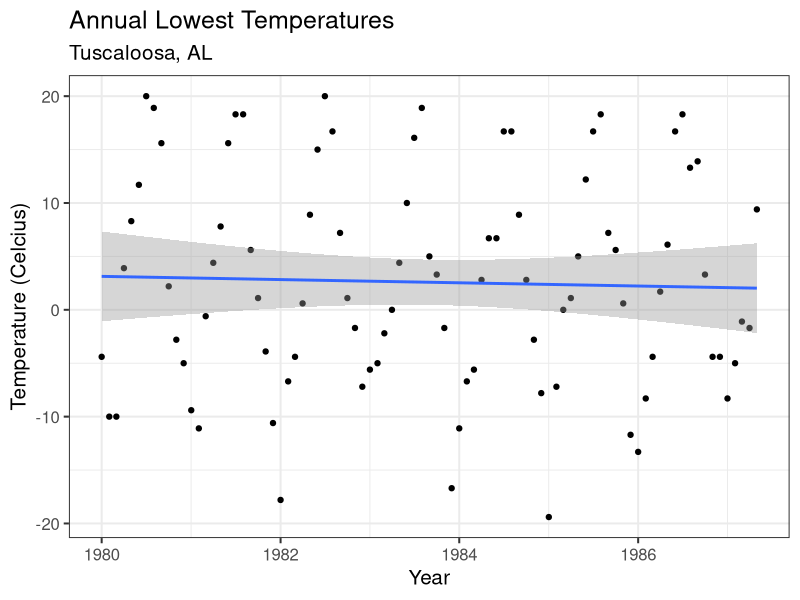
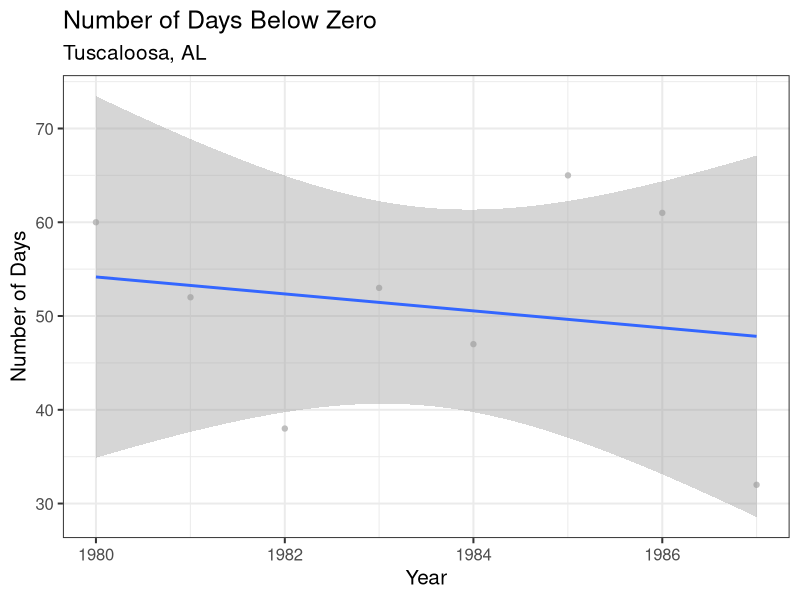
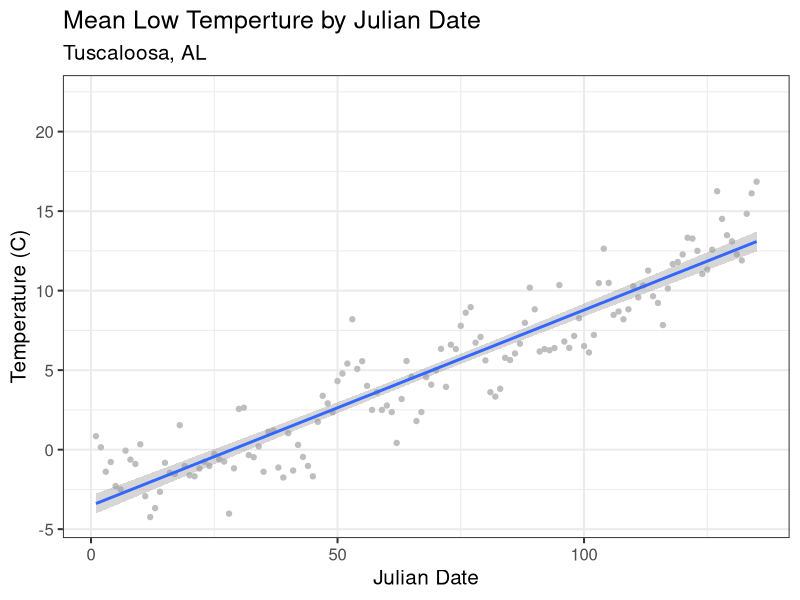
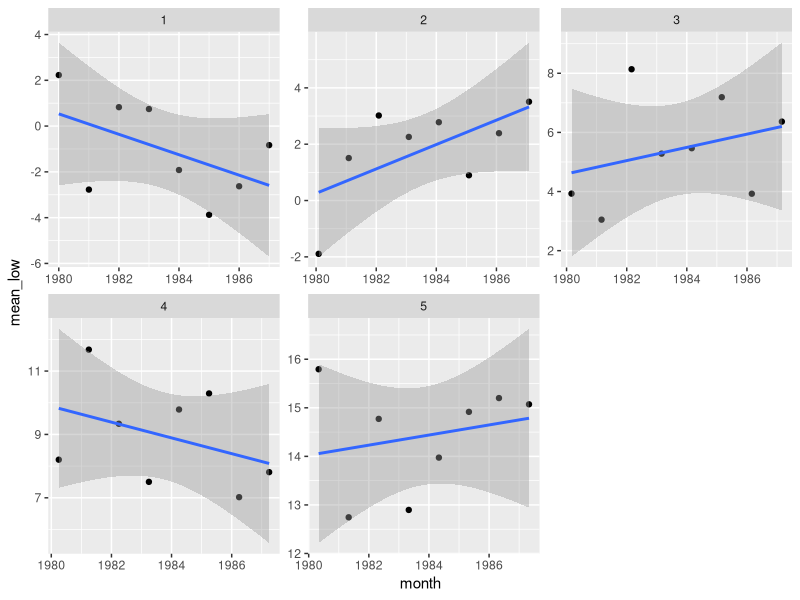
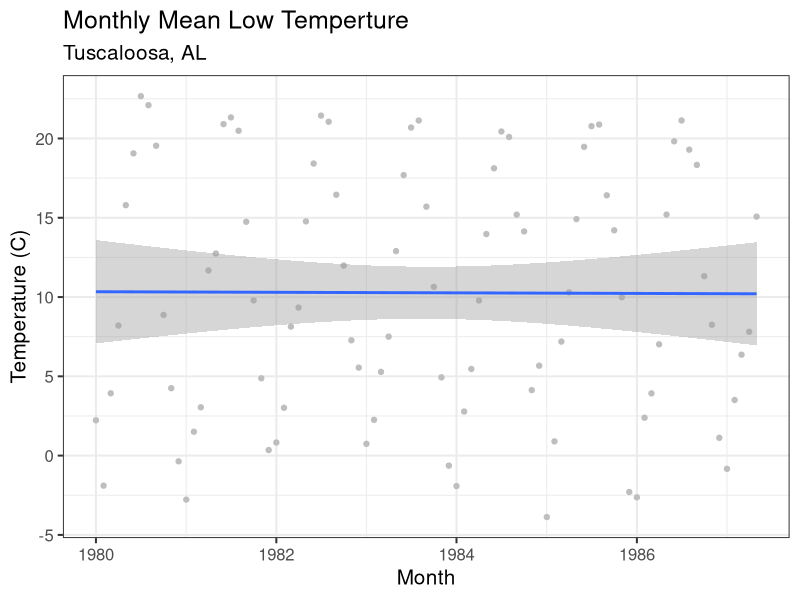

These figures' R source, in order: (Note: this script raises an error after producing the figures.)
## R code to manipulate and plot climate data for my three field sites ##
## Code from Joe Joe Endris ##
#specifically focusing on cold temperatures and last freeze date needed for latitudinal testing of freeze tolerance

library(readr)
library(readxl)
library(dplyr)
library(tidyverse)
library(ggplot2)
library(lubridate)
library(tidyr)

##temp<-read.csv("~/Library/CloudStorage/GoogleDrive-jendris@my.apsu.edu/.shortcut-targets-by-id/1p5eHgH8eX9-QjkyyA3uRz5Lk7ontMZtO/Rehm lab - General/Trees/5- Climate/Climate Data/Alabama.csv")
setwd("~/Library/CloudStorage/GoogleDrive-jendris@my.apsu.edu/.shortcut-targets-by-id/1p5eHgH8eX9-QjkyyA3uRz5Lk7ontMZtO/Rehm lab - General/Trees/5- Climate/")
#read in data
clim<-read_excel("climate.xlsx")
#limit data to that only since 1980
clim<-clim%>%
  filter(year(DATE)>1979)

## create objects from datasets##
AL <- clim%>%filter(STATION=="USC00018385")
TN <- clim%>%filter(STATION=="USC00401790")
IN <- clim%>%filter(STATION=="USC00120784")

##################################
####Alabama segment starts here###
##################################

str(AL)  #view structure of data ##

## create column for julian date##
AL <- mutate(AL, julian_date=format(DATE,"%j"))

#omit NA in temperature recordings 
AL<-AL%>%
  na.omit(TMIN)

#calculate last day below freezing for each year
AL_last <- AL%>%
  filter(TMIN<0)%>%
  filter(julian_date<180)%>%
  group_by(year(DATE))%>%
  filter(row_number()==n())
mean(as.numeric(AL_last$julian_date))

## monthly absolute low temp ##
AL_TMIN <- AL %>%
  group_by(month=lubridate::floor_date(DATE, "month")) %>%
  summarise(temp = min(TMIN))

## create graph for temps by month of year ##
AL_TMIN_plot <-
  ggplot(AL_TMIN, aes(x = month, y = temp)) +
  geom_point(color = "black") +
  geom_smooth(stat="smooth",method="lm")+
  labs(title = "Annual Lowest Temperatures",
       subtitle = "Tuscaloosa, AL",
       y= "Temperature (Celcius)",
       x= "Year") + theme_bw(base_size = 15)

AL_TMIN_plot

#Number of Days Below -2
AL_freeze <- AL %>%
  group_by(year=lubridate::floor_date(DATE, "year")) %>%
  summarise(n=sum(TMIN < 0))

#plot Number of Days Below zero
AL_freeze %>%
  filter(as.integer(year)>1980)%>%
  filter(n>0)%>%
  ggplot(aes(x = year, y = n)) +
  geom_point(color = "grey") +
  geom_smooth(method="lm")+
  labs(title = "Number of Days Below Zero",
       subtitle = "Tuscaloosa, AL",
       y= "Number of Days",
       x= "Year") + theme_bw(base_size = 15)


AL_freeze %>%
  filter(n>0)%>%
  filter(year>1980)

#Calculate mean temperature by Julian date
AL_mean <- AL %>%
  group_by(julian_date) %>%
  summarise(mean_low = mean(TMIN))

AL_mean$julian_date = as.numeric(as.character(AL_mean$julian_date))

#plot mean temperature by julian date
AL_mean_plot <- ggplot(AL_mean, aes(x= julian_date, y=mean_low))+
                         xlim(1,135)+
                         geom_point(color = "grey") +
                         geom_smooth(method="lm")+
                         labs(title = "Mean Low Temperture by Julian Date",
                              subtitle = "Tuscaloosa, AL",
                              y= "Temperature (C)",
                              x= "Julian Date") + theme_bw(base_size = 15)

AL_mean_plot


## plot monthly mean low temps for Jan-May ##

AL_month_mean <- AL %>%
  group_by(month=lubridate::floor_date(DATE, "month")) %>%
  summarise(mean_low = mean(TMIN))

AL_month_mean$month2<-month(AL_month_mean$month)
sub<-AL_month_mean%>%
  filter(month2%in%c(1,2,3,4,5))

ggplot(sub,aes(x=month,y=mean_low))+
  geom_point()+
  facet_wrap(~month2,scales="free")+
  geom_smooth(method="lm")

AL_monthly_mean_plot <- ggplot(AL_month_mean, aes(x= month, y=mean_low))+
  geom_point(color = "grey") +
  geom_smooth(method="lm")+
  labs(title = "Monthly Mean Low Temperture",
       subtitle = "Tuscaloosa, AL",
       y= "Temperature (C)",
       x= "Month") + theme_bw(base_size = 15)

AL_monthly_mean_plot

################################################################
################################################################
#code previously written by Evan
#investigate the date of the last frost in spring
#getting last day of last frost below 0, -2,-5 and -8
lowest<-subset(temp,temp=="TMIN")#create a dataframe of only minimum temperatures
spring<-lowest%>%#use only the minimum temperature data
  filter(month<=6)%>%#use only dates before July 1
  #filter(year>=1990)%>%#use only years after 1990
  filter(celcius<=-1)%>%#can change this to whatever temperature you like, currently I am taking only temperature less than 0C
  group_by(year,site)%>%#group within a year and by site so we get the latest temp per year
  slice(tail(row_number(),1))%>%#slicing out the last date when temperature is below 0C
  summarise(last_spring=last(celcius),
            month=month,#keeping the month variable in the new dataframe
            day=day,#keeping the day variable in the new dataframe
            DATE=DATE,#keeping the DATE variable in the new dataframe
            Julian=Julian)#keeping the Julian variable in the new dataframe

#Remove 2022 as data are incomplete
spring<-spring[which(spring$year!=2022),]

#plot last freezing date over time
ggplot(spring,aes(year,Julian,group=site,color=site))+
  geom_line()+
  theme_classic()+
  ylab("Julian date of last -1C temperature")

#Average date of last freezing date
spring%>%
  group_by(site)%>%
  summarise(ave=mean(Julian))

#Average date of last freezing date since 2000
spring%>%
  filter(year>1999)%>%
  group_by(site)%>%
  summarise(ave=mean(Julian))

ggplot(spring,aes(year,dayofyear))+
  geom_point()+
  geom_line()+
  geom_smooth(method=lm)

#calculate last spring frost as a moving average (5-year moving average)
move_ave<-spring%>%
  select(year,dayofyear)%>%
  mutate(srate=rollmean(dayofyear,k=5,fill=NA))#change k to determine interval
#remove 2021 as data are not complete
